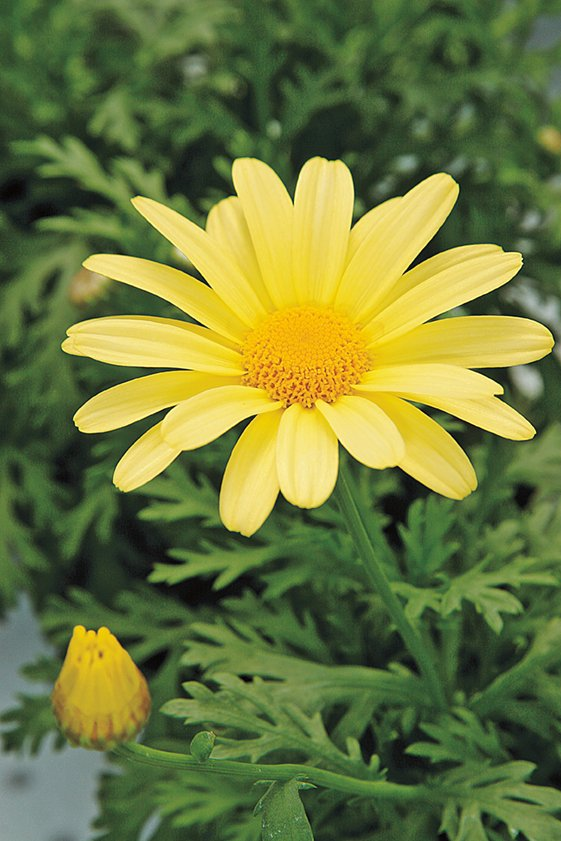
#> input picture images/daisy.jpg, 561 x 841 px
$ python Q8.py
#> lines starting #> are read from the running program, lines starting #| are printed output that depends on the picture; after the words box and inside, x2 and y2 are one past the last pixel; in counts of white or black regions, pixels touching at a corner belong together
import cv2 as cv
import numpy as np
import matplotlib.pyplot as plt

def segment_and_blur_background(image_path):
#> called with image_path = 'images/daisy.jpg'
    image = cv.imread(image_path)
#> image is the input picture: shape (841, 561, 3); mean B, G, R 60.7, 120.3, 108.5
    image_rgb = cv.cvtColor(image, cv.COLOR_BGR2RGB)

    mask = np.zeros(image.shape[:2], np.uint8)
    bgd_model = np.zeros((1, 65), np.float64)
    fgd_model = np.zeros((1, 65), np.float64)

    height, width = image.shape[:2]
#> height = 841; width = 561
    margin = 10
    rect = (margin, margin, width - 2 * margin, height - 2 * margin)
#> rect = (10, 10, 541, 821)

    image_with_rect = image_rgb.copy()
    cv.rectangle(image_with_rect, (rect[0], rect[1]), (rect[0] + rect[2], rect[1] + rect[3]), (255, 0, 0), 2)
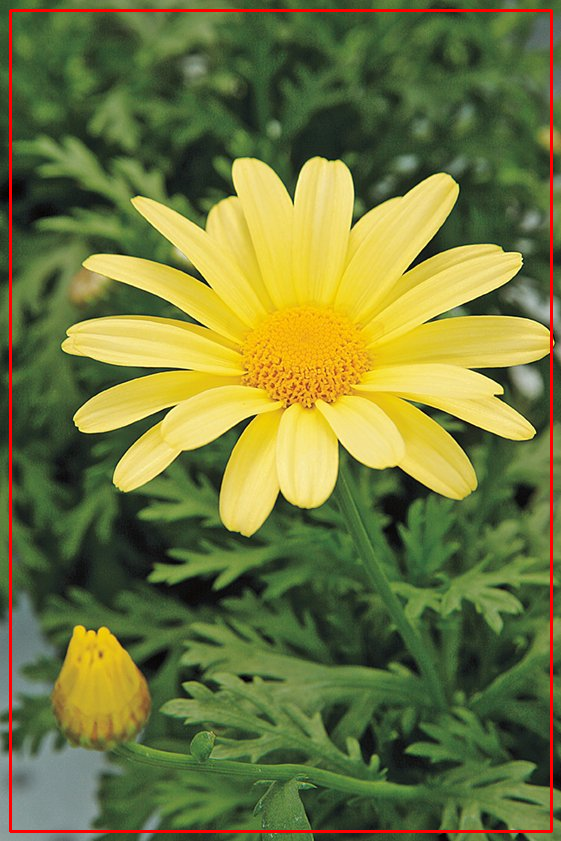
#> image_with_rect: shape (841, 561, 3); mean R, G, B 111.6, 118.6, 59.6

    cv.grabCut(image, mask, rect, bgd_model, fgd_model, 5, cv.GC_INIT_WITH_RECT)

    mask2 = np.where((mask == 2) | (mask == 0), 0, 1).astype('uint8')
    foreground = image * mask2[:, :, np.newaxis]
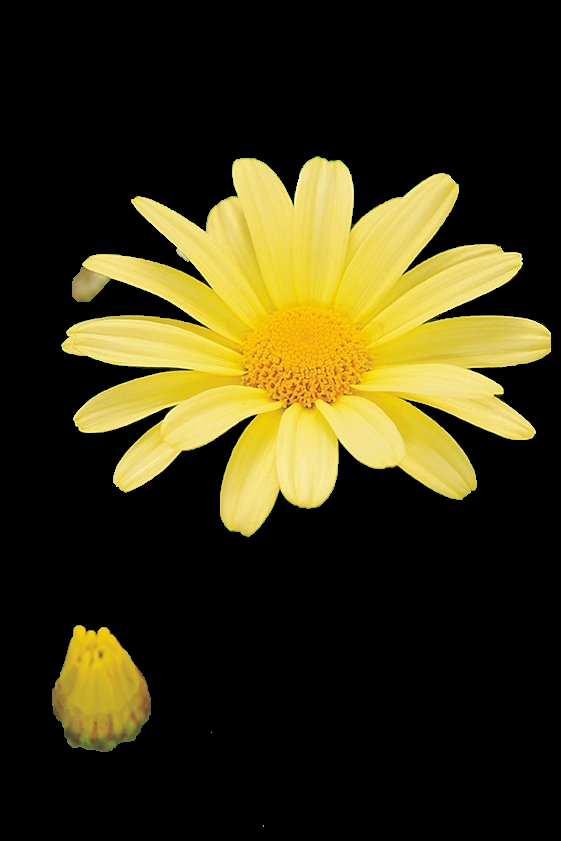
#> foreground: shape (841, 561, 3); mean B, G, R 20.2, 51.4, 57.6
    blurred_background = cv.GaussianBlur(image, (21, 21), 0)
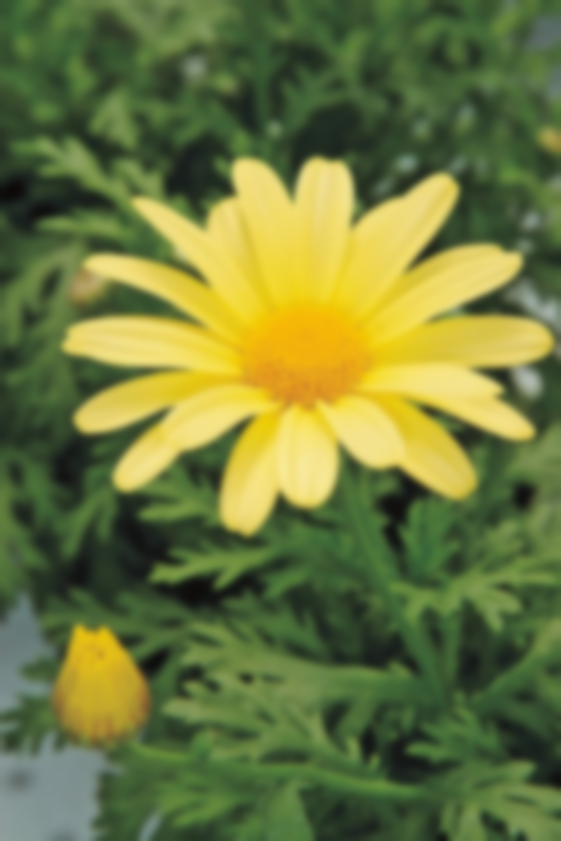
#> blurred_background: shape (841, 561, 3); mean B, G, R 60.7, 120.3, 108.5

    enhanced_image = blurred_background * (1 - mask2[:, :, np.newaxis]) + foreground
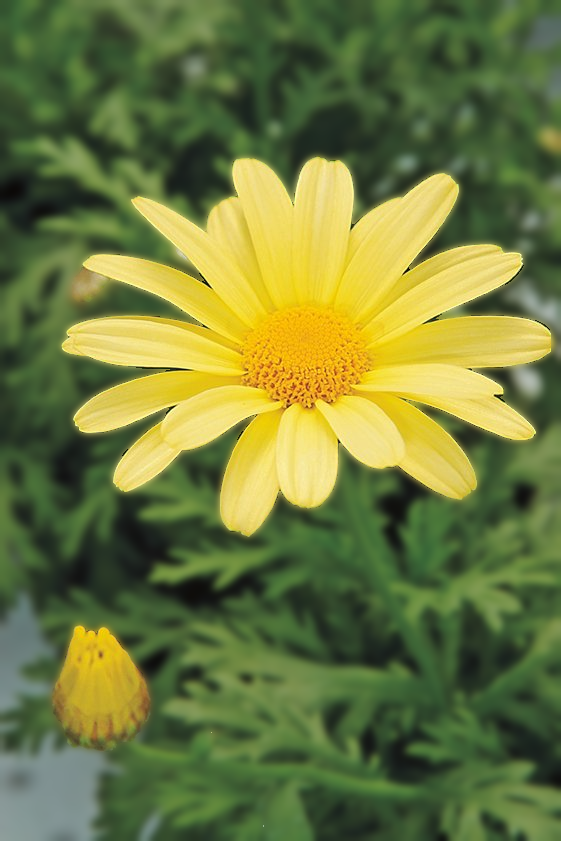
#> enhanced_image: shape (841, 561, 3); mean B, G, R 61.2, 121.4, 109.9

    plt.figure(figsize=(20, 10))

    plt.subplot(151), plt.imshow(image_rgb), plt.title('Original Image'), plt.axis('off')
    plt.subplot(152), plt.imshow(image_with_rect), plt.title('Image with Rect'), plt.axis('off')
    plt.subplot(153), plt.imshow(mask2, cmap='gray'), plt.title('Segmentation Mask'), plt.axis('off')
    plt.subplot(154), plt.imshow(cv.cvtColor(foreground, cv.COLOR_BGR2RGB)), plt.title('Foreground'), plt.axis('off')
    plt.subplot(155), plt.imshow(cv.cvtColor(enhanced_image.astype(np.uint8), cv.COLOR_BGR2RGB)), plt.title('Enhanced Image with Blurred Background'), plt.axis('off')

    plt.show()
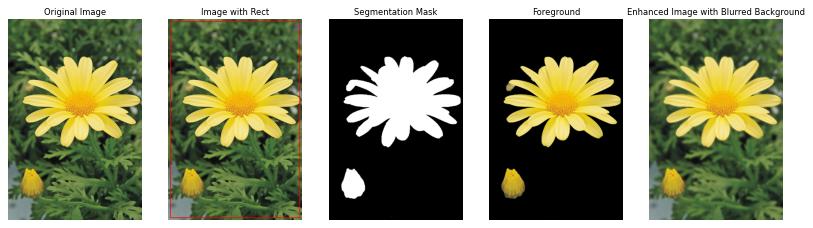
#> figure drawn by matplotlib, 5 panels


segment_and_blur_background('images/daisy.jpg')

$ run again, with images/einstein.png saved as images/daisy.jpg
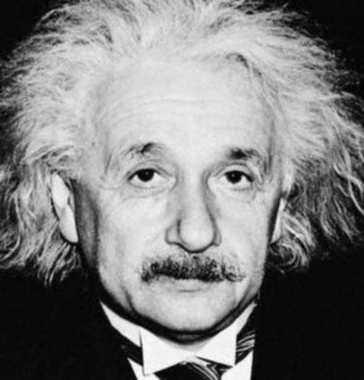
#> input picture images/einstein.png, 364 x 380 px
#> in segment_and_blur_background, image is the input picture: shape (380, 364, 3); min 0, max 254, mean 125.9
#> in segment_and_blur_background, `cv.rectangle(image_with_rect, (rect[0], rect[1]), (rect[0] + rect[2], ..`:
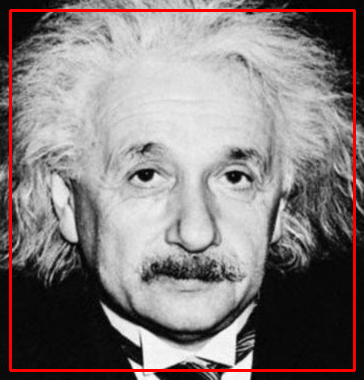
#> image_with_rect: shape (380, 364, 3); 3.05% of pixels changed, all inside (x1, y1, x2, y2) = (9, 9, 356, 372)
#> in segment_and_blur_background, `enhanced_image = blurred_background * (1 - mask2[:, :, np.newaxis]) + ..`:
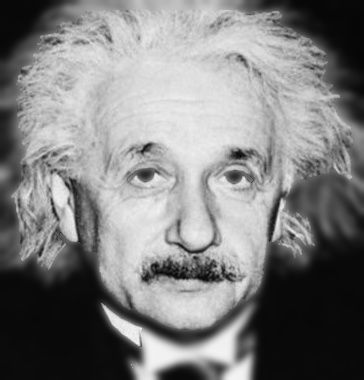
#> enhanced_image: shape (380, 364, 3); min 3, max 243, mean 127
